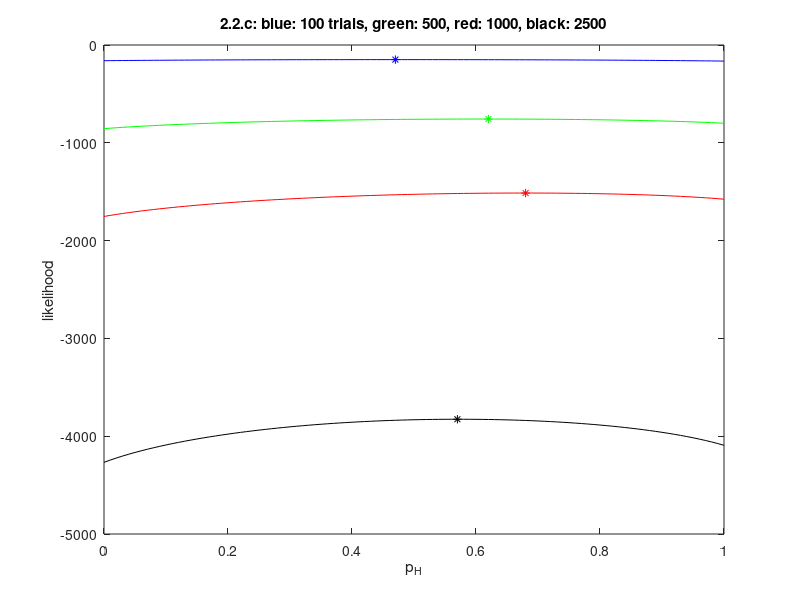

Source code (MATLAB):
% Homework 2, Question 2, 2.c
%
% Fill in the missing code below!
%
% --- DO NOT ALTER CODE ---


clear all;

p_H_star = 0.6; % the value of the true parameter
sigma_squared = 1;  % the variance of the noise term, epsilon_i
p_H = 0:0.01:1; % sample p_H
N_bits = [100 500 1000 2500]; % trial size varies
nTrials = length(N_bits);
nPhSamples = length(p_H);
L = zeros(nTrials, nPhSamples);  % L: num_trial_sizes x num_ph_samples, each row corresponds to the
         % likelihood of one trial size vs. p_H plot
max_L = zeros(nTrials, 1);  % max_L: num_trial_sizes x 1, keeps track of the maximum likelihood 
max_L_inds = zeros(nTrials, 1); % num_trial_sizes x 1, keeps track of index in p_H with max likelihood
colors = {[0 0 1], [0 1 0], [1 0 0], [0 0 0]}; % colors for the lines

rng(10701); % sets the random seed to produce identical output each time
         

%% FILL IN THE MISSING CODE HERE
%
%  --- ALTER THIS CODE ---
sigma = sqrt(sigma_squared);
const = 1 / (sigma * sqrt(2 * pi));
for i=1:nTrials
    nBits = N_bits(i);
    samps = (rand(1, nBits) > 0.4) + normrnd(0, sigma, [1 nBits]);
    max_LL = -inf;
    max_LL_ind = 1;
    for j=1:nPhSamples
        ph = .01*(j-1);
        res = 0;
        for k=1:nBits
            samp = samps(1,k);
            beta = const * exp(-(samp-1)^2/(2 * sigma_squared));
            alpha = const * exp(-(samp)^2/(2 * sigma_squared));
            res = res + log(ph * (beta - alpha) + alpha);
        end
        L(i,j) = res;
        if res > max_LL
           max_LL = res;
           max_LL_ind = j;
        end
    end
    max_L(i,1) = max_LL;
    max_L_inds(i,1) = max_LL_ind;
end



%%  Plots the results   --- DO NOT ALTER CODE ---

figure;

for isize = 1:length(N_bits)
    
    plot(p_H, L(isize,:), 'Color', colors{isize});
    hold on;
    plot(p_H(max_L_inds(isize)), max_L(isize), '*', 'MarkerEdgeColor', colors{isize});
    
end

xlabel('p_H');
ylabel('likelihood');
title('2.2.c: blue: 100 trials, green: 500, red: 1000, black: 2500');